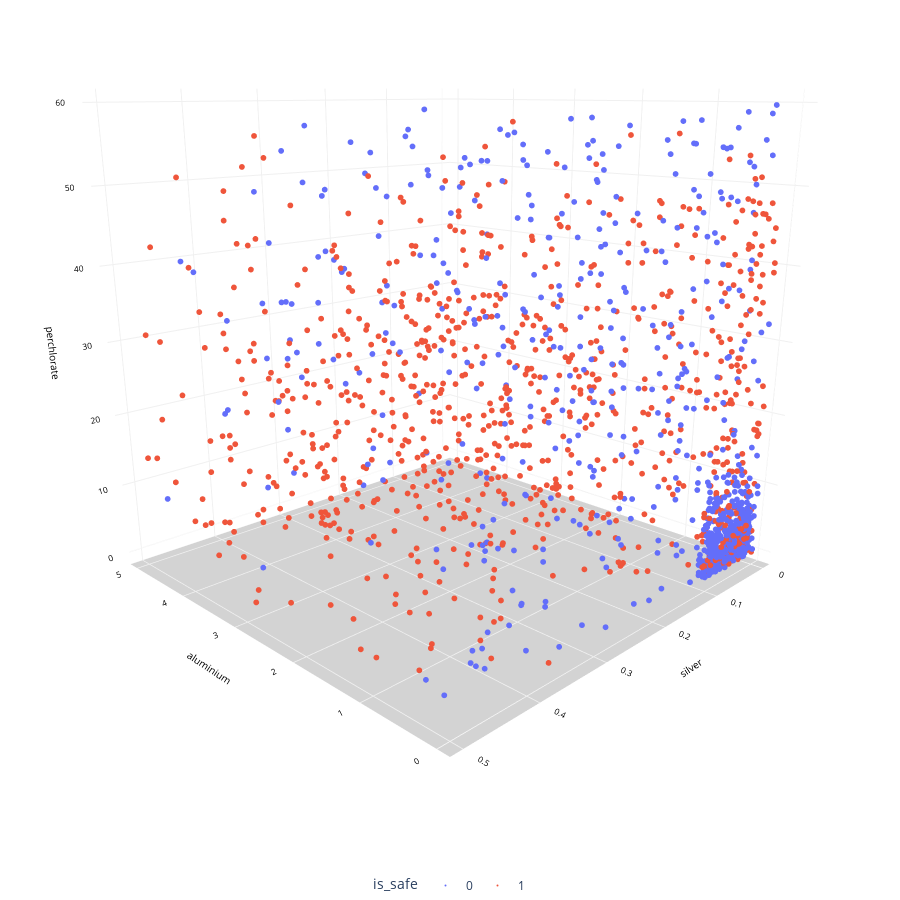

Notebook source saved alongside this figure:
### Code cell
fig = px.scatter_3d(OriginalDataForLDA, 
                    x=OriginalDataForLDA['aluminium'], y=OriginalDataForLDA['silver'], z=OriginalDataForLDA['perchlorate'],
                    color=OriginalDataForLDA['is_safe'],
                    color_discrete_sequence=['#636EFA','#EF553B','#00CC96'], 
                    hover_data=['chloramine','aluminium', 'cadmium','is_safe'],
                    height=900, width=900
                   )

# Update chart looks
fig.update_layout(#title_text="Scatter 3D Plot",
                  showlegend=True,
                  legend=dict(orientation="h", yanchor="top", y=0, xanchor="center", x=0.5),
                  scene_camera=dict(up=dict(x=0, y=0, z=1), 
                                        center=dict(x=0, y=0, z=-0.2),
                                        eye=dict(x=-1.5, y=1.5, z=0.5)),
                                        margin=dict(l=0, r=0, b=0, t=0),
                  scene = dict(xaxis=dict(backgroundcolor='white',
                                          color='black',
                                          gridcolor='#f0f0f0',
                                          title_font=dict(size=10),
                                          tickfont=dict(size=10),
                                         ),
                               yaxis=dict(backgroundcolor='white',
                                          color='black',
                                          gridcolor='#f0f0f0',
                                          title_font=dict(size=10),
                                          tickfont=dict(size=10),
                                          ),
                               zaxis=dict(backgroundcolor='lightgrey',
                                          color='black', 
                                          gridcolor='#f0f0f0',
                                          title_font=dict(size=10),
                                          tickfont=dict(size=10),
                                         )))

# Update marker size
fig.update_traces(marker=dict(size=2))

fig.show()

### Figure 1 — Plotly figure (JSON) as saved in the notebook; plotly's stock layout.template omitted (floating-point values rounded to 4 significant figures; data arrays with more than 128 entries replaced by an {"elided": "..."} marker saying what was removed)
{"data": [{"customdata": {"elided": "912x3 mixed values"}, "hovertemplate": "is_safe=%{customdata[2]}<br>aluminium=%{x}<br>silver=%{y}<br>perchlorate=%{z}<br>chloramine=%{customdata[0]}<br>cadmium=%{customdata[1]}<extra></extra>", "legendgroup": "0", "marker": {"color": "#636EFA", "size": 2, "symbol": "circle"}, "mode": "markers", "name": "0", "scene": "scene", "showlegend": true, "type": "scatter3d", "x": {"elided": "912 float values"}, "y": {"elided": "912 float values"}, "z": {"elided": "912 float values"}}, {"customdata": {"elided": "912x3 mixed values"}, "hovertemplate": "is_safe=%{customdata[2]}<br>aluminium=%{x}<br>silver=%{y}<br>perchlorate=%{z}<br>chloramine=%{customdata[0]}<br>cadmium=%{customdata[1]}<extra></extra>", "legendgroup": "1", "marker": {"color": "#EF553B", "size": 2, "symbol": "circle"}, "mode": "markers", "name": "1", "scene": "scene", "showlegend": true, "type": "scatter3d", "x": {"elided": "912 float values"}, "y": {"elided": "912 float values"}, "z": {"elided": "912 float values"}}], "layout": {"height": 900, "legend": {"orientation": "h", "title": {"text": "is_safe"}, "tracegroupgap": 0, "x": 0.5, "xanchor": "center", "y": 0, "yanchor": "top"}, "margin": {"b": 0, "l": 0, "r": 0, "t": 0}, "scene": {"camera": {"center": {"x": 0, "y": 0, "z": -0.2}, "eye": {"x": -1.5, "y": 1.5, "z": 0.5}, "up": {"x": 0, "y": 0, "z": 1}}, "domain": {"x": [0, 1], "y": [0, 1]}, "xaxis": {"backgroundcolor": "white", "color": "black", "gridcolor": "#f0f0f0", "tickfont": {"size": 10}, "title": {"font": {"size": 10}, "text": "aluminium"}}, "yaxis": {"backgroundcolor": "white", "color": "black", "gridcolor": "#f0f0f0", "tickfont": {"size": 10}, "title": {"font": {"size": 10}, "text": "silver"}}, "zaxis": {"backgroundcolor": "lightgrey", "color": "black", "gridcolor": "#f0f0f0", "tickfont": {"size": 10}, "title": {"font": {"size": 10}, "text": "perchlorate"}}}, "showlegend": true, "width": 900}}
